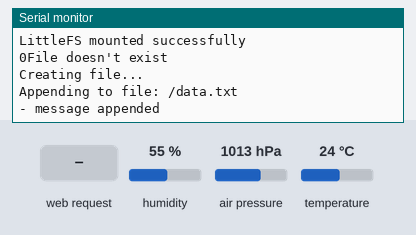
Recording of a program running on a simulated ESP8266 (NodeMCU). Shown: the last lines printed to the serial monitor. The test bench sets the inputs (shaded band); at power-on: humidity 55 %, air pressure 1013 hPa, temperature 24 °C. WiFi joins after 1.5 s; servers stay silent unless stated; network time is answered at once with the bench clock; the local clock reads 2024-03-15 10:24:30 at power-on unless the program sets it; storage starts empty.

Above: at 3.2 s.
3.3 s: HTTP request GET /delete-data received
At 4.5 s:
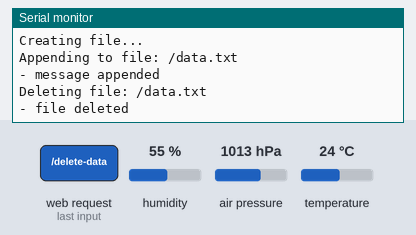
4.8 s: HTTP request GET /delete-data received
At 5.7 s:
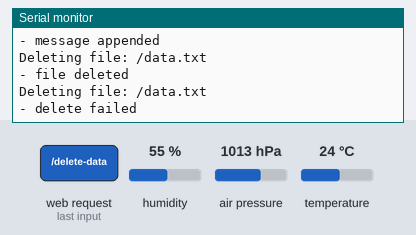

Measured:
- after the input at 3.3 s, the serial monitor: prints a new line at once (image 1)
- after the input at 4.8 s, the serial monitor: prints a new line at once (image 2)

The program:

main.cpp
```cpp
// (licence header left out)
#include <Arduino.h>
#include <ESP8266WiFi.h>
#include <ESPAsyncTCP.h>
#include <ESPAsyncWebServer.h>
#include "LittleFS.h"
#include <Arduino_JSON.h>
#include <Adafruit_BME280.h>
#include <Adafruit_Sensor.h>
#include <NTPClient.h>
#include <WiFiUdp.h>


// Replace with your network credentials
const char* ssid = "REPLACE_WITH_YOUR_SSID";
const char* password = "REPLACE_WITH_YOUR_PASSWORD";

// Create AsyncWebServer object on port 80
AsyncWebServer server(80);

// Create an Event Source on /events
AsyncEventSource events("/events");

// Define NTP Client to get time
WiFiUDP ntpUDP;
NTPClient timeClient(ntpUDP, "pool.ntp.org");

// Json Variable to Hold Sensor Readings
JSONVar readings;

// File name where readings will be saved
const char* dataPath = "/data.txt";

// Timer variables
unsigned long lastTime = 0;
unsigned long timerDelay = 1800000;

// Create a sensor object
Adafruit_BME280 bme;         // BME280 connect to ESP32 I2C (GPIO 21 = SDA, GPIO 22 = SCL)

// Init BME280
void initBME(){
  if (!bme.begin(0x76)) {
    Serial.println("Could not find a valid BME280 sensor, check wiring!");
    while (1);
  }
}

// Function that gets current epoch time
unsigned long getTime() {
  timeClient.update();
  unsigned long now = timeClient.getEpochTime();
  return now;
}

// Get Sensor Readings and return JSON object
String getSensorReadings(){
  readings["time"] = String(getTime());
  readings["temperature"] = String(bme.readTemperature());
  readings["humidity"] =  String(bme.readHumidity());
  readings["pressure"] = String(bme.readPressure()/100.0F);
  String jsonString = JSON.stringify(readings);
  return jsonString;
}

// Initialize LittleFS
void initFS() {
  if (!LittleFS.begin()) {
    Serial.println("An error has occurred while mounting LittleFS");
  }
  else {
    Serial.println("LittleFS mounted successfully");
  }
}

// Read file from LittleFS
String readFile(fs::FS &fs, const char * path){
  Serial.printf("Reading file: %s\r\n", path);

  File file = fs.open(path, "r");
  if(!file || file.isDirectory()){
    Serial.println("- failed to open file for reading");
    return String();
  }

  String fileContent;
  while(file.available()){
    fileContent += file.readStringUntil('\n');
    break;
  }
  file.close();
  return fileContent;
}

// Append data to file in LittleFS
void appendFile(fs::FS &fs, const char * path, const char * message){
  Serial.printf("Appending to file: %s\r\n", path);

  File file = fs.open(path, "a");
  if(!file){
    Serial.println("- failed to open file for appending");
    return;
  }
  if(file.print(message)){
    Serial.println("- message appended");
  } else {
    Serial.println("- append failed");
  }
file.close();
}

// Delete File
void deleteFile(fs::FS &fs, const char * path){
  Serial.printf("Deleting file: %s\r\n", path);
  if(fs.remove(path)){
    Serial.println("- file deleted");
  } else {
    Serial.println("- delete failed");
  }
}

// Get file size
int getFileSize(fs::FS &fs, const char * path){
  File file = fs.open(path, "r");

  if(!file){
    Serial.println("Failed to open file for checking size");
    return 0;
  }
  Serial.print("File size: ");
  Serial.println(file.size());

  return file.size();
}

// Initialize WiFi
void initWiFi() {
  WiFi.mode(WIFI_STA);
  WiFi.begin(ssid, password);
  Serial.print("Connecting to WiFi ..");
  while (WiFi.status() != WL_CONNECTED) {
    Serial.print('.');
    delay(1000);
  }
  Serial.println(WiFi.localIP());
}

void setup() {
  // Serial port for debugging purposes
  Serial.begin(115200);
  Serial.print("ok");
  initBME();
  initWiFi();
  initFS();

  // Initialize a NTPClient to get time
  timeClient.begin();
  // Set offset time in seconds to adjust for your timezone, for example:
  // GMT +1 = 3600
  // GMT +8 = 28800
  // GMT -1 = -3600
  // GMT 0 = 0
  timeClient.setTimeOffset(0);

  // Create a data.txt file
  bool fileexists = LittleFS.exists(dataPath);
  Serial.print(fileexists);
  if(!fileexists) {
    Serial.println("File doesn't exist");
    Serial.println("Creating file...");
    // Prepare readings to add to the file
    String message = getSensorReadings() + ",";
    // Apend data to file to create it
    appendFile(LittleFS, dataPath, message.c_str());
   }
  else {
    Serial.println("File already exists");
  }

  // Web Server Root URL
  server.on("/", HTTP_GET, [](AsyncWebServerRequest *request){
    request->send(LittleFS, "/index.html", "text/html");
  });

  server.serveStatic("/", LittleFS, "/");

  // Request for the latest sensor readings
  server.on("/readings", HTTP_GET, [](AsyncWebServerRequest *request){
    request->send(LittleFS, "/data.txt", "text/txt");
  });

  // Request for the latest sensor readings
  server.on("/view-data", HTTP_GET, [](AsyncWebServerRequest *request){
    request->send(LittleFS, "/data.txt", "text/txt");
  });

  // Request for the latest sensor readings
  server.on("/delete-data", HTTP_GET, [](AsyncWebServerRequest *request){
    deleteFile(LittleFS, dataPath);
    request->send(200, "text/plain", "data.txt has been deleted.");
  });

  events.onConnect([](AsyncEventSourceClient *client){
    if(client->lastId()){
      Serial.printf("Client reconnected! Last message ID that it got is: %u\n", client->lastId());
    }
    // send event with message "hello!", id current millis
    // and set reconnect delay to 1 second
    client->send("hello!", NULL, millis(), 10000);
  });
  server.addHandler(&events);

  // Start server
  server.begin();

  events.send(getSensorReadings().c_str(),"new_readings", millis());

}

void loop() {
  if ((millis() - lastTime) > timerDelay) {

    // Send Events to the client with the Sensor Readings Every 3 seconds
    events.send("ping",NULL,millis());
    events.send(getSensorReadings().c_str(),"new_readings" ,millis());
    String message = getSensorReadings() + ",";

    if ((getFileSize(LittleFS, dataPath))>= 3400){
      Serial.print("Too many data points, deleting file...");
      // Uncomment the next two lines if you don't want to delete the data file automatically.
      // It won't log more data into the file
      deleteFile(LittleFS, dataPath);
      appendFile(LittleFS, "/data.txt", message.c_str());
    }
    else{
      // Append new readings to the file
      appendFile(LittleFS, "/data.txt", message.c_str());
    }

    lastTime = millis();

    Serial.print(readFile(LittleFS, dataPath));

  }
}
```
